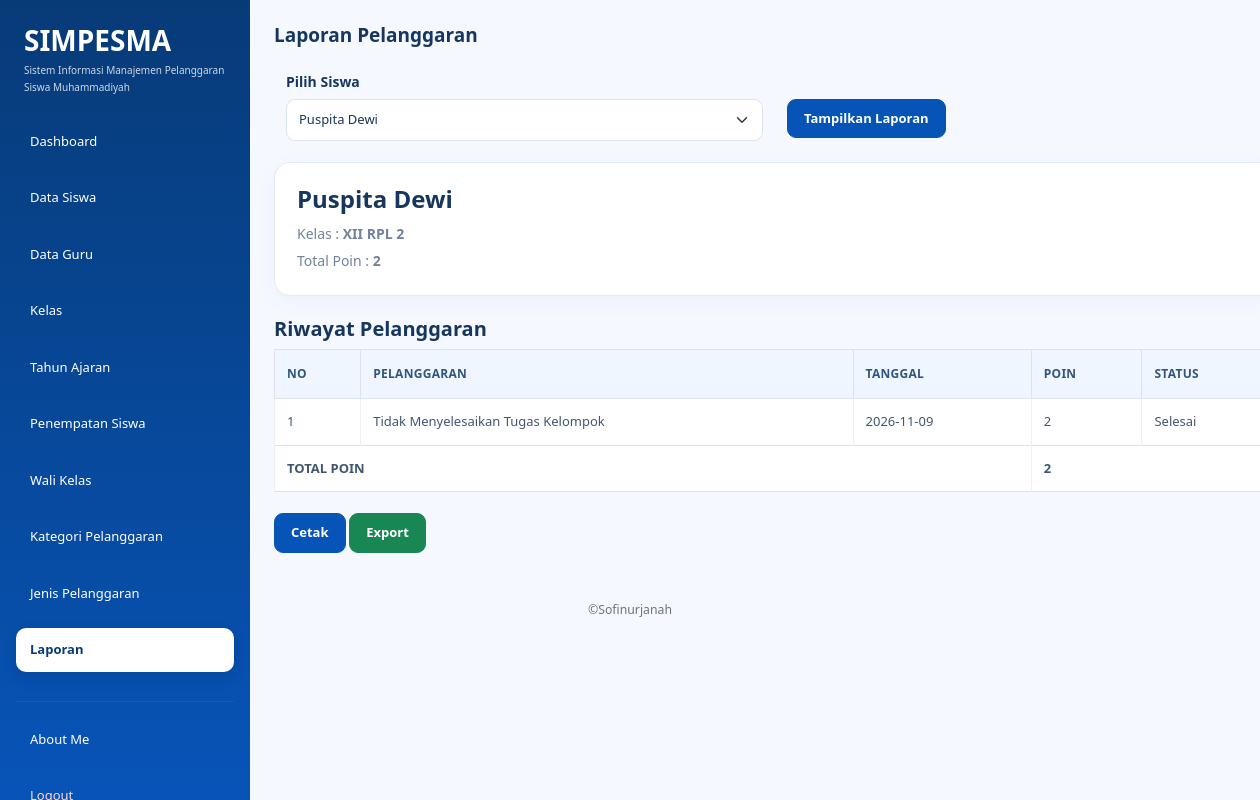
Page /laporan.php?siswa_id=14 (signed in) on the committed database.
### tables this page shows
CREATE TABLE `t_pelanggaran_siswa` (
  `id` int(11) NOT NULL,
  `tahun_ajaran_id` int(11) NOT NULL,
  `siswa_id` int(11) NOT NULL,
  `nama_siswa` varchar(150) NOT NULL,
  `kelas_id` int(11) NOT NULL,
  `nama_kelas` varchar(100) NOT NULL,
  `pelanggaran_id` int(11) NOT NULL,
  `nama_pelanggaran` varchar(150) NOT NULL,
  `pelanggaran_kategori_id` int(11) NOT NULL,
  `guru_id` int(11) NOT NULL,
  `nama_guru` varchar(150) NOT NULL,
  `tanggal` date NOT NULL,
  `keterangan` text NOT NULL,
  `poin` int(11) NOT NULL,
  `tindakan` text NOT NULL,
  `status` varchar(30) NOT NULL,
  `created_at` timestamp NOT NULL DEFAULT current_timestamp(),
  `updated_at` timestamp NOT NULL DEFAULT current_timestamp()
);

### laporan.php (the view, shortened to what this page needs)
<?php
include "config/koneksi.php";
$role = strtolower($_SESSION['role']);
$data_siswa = mysqli_query(
    $koneksi,
    "SELECT DISTINCT siswa_id, nama_siswa
     FROM t_pelanggaran_siswa
     ORDER BY nama_siswa ASC"
);
$siswa_id = isset($_GET['siswa_id']) ? $_GET['siswa_id'] : '';
$data_laporan = null;
if ($siswa_id != '') {
    $data_laporan = mysqli_query(
        $koneksi,
        "SELECT *
         FROM t_pelanggaran_siswa
         WHERE siswa_id = '$siswa_id'
         ORDER BY tanggal DESC"
    );
}
?>
<!DOCTYPE html>
<html>
<head>
    <link
        href="https://cdn.jsdelivr.net/npm/bootstrap@5.3.3/dist/css/bootstrap.min.css"
        rel="stylesheet">
    <link rel="stylesheet" href="style.css">
</head>
<body>
<div class="container-fluid">
    <div class="row">
        <div class="col-md-3 col-lg-2 min-vh-100 p-3"
             style="background-color: #30318B;">
            <div class="mb-4 px-2">
                <h3 class="text-white mb-1 fw-bold">
                    SIMPESMA
                </h3>
                <p class="text-white mb-0" style="font-size: 10px; line-height: 1.7; opacity: 0.8;">
                    Sistem Informasi Manajemen
                    Pelanggaran Siswa Muhammadiyah
                </p>
            </div>
            <ul class="nav nav-pills flex-column">
                <li class="nav-item mb-2">
                    <a href="dashboard.php"
                       class="nav-link text-white">
                        Dashboard
                    </a>
                </li>
                <?php if ($role == 'admin') { ?>
                    <li class="nav-item mb-2">
                        <a href="data_siswa.php"
                           class="nav-link text-white">
                            Data Siswa
                        </a>
                    </li>
                    <li class="nav-item mb-2">
                        <a href="data_guru.php"
                           class="nav-link text-white">
                            Data Guru
                        </a>
                    </li>
                    <li class="nav-item mb-2">
                        <a href="data_kelas.php"
                           class="nav-link text-white">
                            Kelas
                        </a>
                    </li>
                    <li class="nav-item mb-2">
                        <a href="data_tahun_ajaran.php"
                           class="nav-link text-white">
                            Tahun Ajaran
                        </a>
                    </li>
                    <li class="nav-item mb-2">
                        <a href="penempatan_siswa.php"
                           class="nav-link text-white">
                            Penempatan Siswa
                        </a>
                    </li>
                    <li class="nav-item mb-2">
                        <a href="wali_kelas.php"
                           class="nav-link text-white">
                            Wali Kelas
                        </a>
                    </li>
                    <li class="nav-item mb-2">
                        <a href="kategori_pelanggaran.php"
                           class="nav-link text-white">
                            Kategori Pelanggaran
                        </a>
                    </li>
                    <li class="nav-item mb-2">
                        <a href="jenis_pelanggaran.php"
                           class="nav-link text-white">
                            Jenis Pelanggaran
                        </a>
                    </li>
                    <li class="nav-item mb-2">
                        <a href="laporan.php"
                           class="nav-link active">
                            Laporan
                        </a>
                    </li>
                <?php } ?>
                <hr class="text-secondary">
                <li class="nav-item mb-2">
                    <a href="about_me.php"
                       class="nav-link text-white">
                        About Me
                    </a>
                </li>
                <li class="nav-item">
                    <a href="logout.php"
                       class="nav-link text-danger">
                    </a>
                </li>
            </ul>
        </div>
        <main class="col-md-9 col-lg-10 p-4">
            <div class="d-flex justify-content-between
                        align-items-center mb-4">
                <h3 class="fw-bold mb-0">
                    Laporan Pelanggaran
                </h3>
            </div>
            <form method="GET">
                <div class="row">
                    <div class="col-md-6">
                        <label class="form-label">
                            Pilih Siswa
                        </label>
                        <select
                            name="siswa_id"
                            class="form-select"
                            required>
                            <?php while ($siswa = mysqli_fetch_assoc($data_siswa)) { ?>
                                <option
                                    value="<?= $siswa['siswa_id']; ?>"
                                    <?= ($siswa_id == $siswa['siswa_id']) ? 'selected' : ''; ?>>
                                    <?= htmlspecialchars($siswa['nama_siswa']); ?>
                                </option>
                            <?php } ?>
                        </select>
                    </div>
                    <div class="col-md-6">
                        <label class="form-label">
                        </label>
                        <br>
                        <button
                            type="submit"
                            class="btn btn-primary">
                            Tampilkan Laporan
                        </button>
                    </div>
                </div>
            </form>
            <br>
            <?php if ($data_laporan != null) { ?>
                <?php
                $data_pertama = mysqli_fetch_assoc($data_laporan);
                if ($data_pertama) {
                ?>
                    <div class="card">
                        <div class="card-body">
                            <h4>
                                <?= htmlspecialchars($data_pertama['nama_siswa']); ?>
                            </h4>
                            <p class="mb-1">
                                Kelas :
                                <b>
                                    <?= htmlspecialchars($data_pertama['nama_kelas']); ?>
                                </b>
                            </p>
                            <p class="mb-0">
                                Total Poin :
                                <b>
                                    <?php
                                    $total_poin = $data_pertama['poin'];
                                    ?>
                                    <?= $total_poin; ?>
                                </b>
                            </p>
                        </div>
                    </div>
                    <br>
                    <h5>
                        Riwayat Pelanggaran
                    </h5>
                    <table class="table table-bordered">
                        <thead>
                            <tr>
                                <th>No</th>
                                <th>Pelanggaran</th>
                                <th>Tanggal</th>
                                <th>Poin</th>
                                <th>Status</th>
                            </tr>
                        </thead>
                        <tbody>
                            <?php
                            $no = 1;
                            $total_poin = $data_pertama['poin'];
                            ?>
                            <tr>
                                <td>
                                    <?= $no++; ?>
                                </td>
                                <td>
                                    <?= htmlspecialchars($data_pertama['nama_pelanggaran']); ?>
                                </td>
                                <td>
                                    <?= $data_pertama['tanggal']; ?>
                                </td>
                                <td>
                                    <?= $data_pertama['poin']; ?>
                                </td>
                                <td>
                                    <?= htmlspecialchars($data_pertama['status']); ?>
                                </td>
                            </tr>
                            <tr>
                                <td colspan="3">
                                    <b>TOTAL POIN</b>
                                </td>
                                <td colspan="2">
                                    <b><?= $total_poin; ?></b>
                                </td>
                            </tr>
                        </tbody>
                    </table>
                    <br>
                    <button
                        onclick="cetakLaporan()"
                        class="btn btn-primary">
                        Cetak
                    </button>
                    <button
                        onclick="exportCSV()"
                        class="btn btn-success">
                        Export
                    </button>
                <?php } ?>
            <?php } ?>
        </main>
        <p class="text-center text-secondary small mt-4">
            ©Sofinurjanah
        </p>
    </div>
</div>
</body>
</html>

### style.css (style rules this page uses)
:root { --primary: #0754b8; --primary-dark: #073b78; --primary-light: #eaf3ff; --background: #f5f9ff; --white: #ffffff; --text: #17365d; --muted: #71829a; --border: #e3ebf5; --success: #198754; --danger: #dc3545; --radius: 16px; }
* { box-sizing: border-box; }
body { margin: 0; font-family: "Segoe UI", Arial, sans-serif; background: var(--background); color: var(--text); font-size: 14px; }
h1, h2, h3, h4, h5 { color: var(--text); font-weight: 700; }
a { text-decoration: none; }
aside, .sidebar, .col-lg-2.min-vh-100, .col-md-3.col-lg-2.min-vh-100 { background: linear-gradient( 180deg, #073b78 0%, #0754b8 100% ) !important; }
.col-lg-2.min-vh-100, .col-md-3.col-lg-2.min-vh-100 { padding: 24px 16px !important; }
.nav-pills .nav-link { color: #dceaff; padding: 12px 14px; margin-bottom: 5px; border-radius: 10px; font-size: 13px; font-weight: 500; transition: all 0.2s ease; }
.nav-pills .nav-link.active { color: var(--primary-dark) !important; background: #ffffff !important; font-weight: 700; box-shadow: 0 5px 15px rgba(0, 20, 70, 0.12); }
.nav-pills .nav-link.text-danger { color: #ffd5d9 !important; }
hr { border-color: rgba(255, 255, 255, 0.25); }
main { min-width: 0; padding: 32px !important; }
main h3 { font-size: 19px; }
main p { color: var(--muted); line-height: 1.7; }
.container-fluid { padding-left: 0; padding-right: 0; }
.row { margin-right: 0; margin-left: 0; }
.card { border: 1px solid var(--border); border-radius: var(--radius); background: var(--white); box-shadow: 0 5px 22px rgba(22, 63, 115, 0.045); transition: box-shadow 0.2s ease, transform 0.2s ease; }
.card-body { padding: 22px; }
.btn { border-radius: 9px; padding: 9px 16px; font-weight: 600; font-size: 13px; transition: all 0.2s ease; }
.btn-primary { color: #fff; background: var(--primary); border-color: var(--primary); }
.btn-success { background: var(--success); border-color: var(--success); }
.form-label { color: var(--text); font-weight: 600; margin-bottom: 7px; }
.form-control, .form-select { min-height: 42px; border: 1px solid #d9e4f2; border-radius: 9px; background-color: #fff; color: var(--text); font-size: 13px; }
.table { margin-bottom: 0; vertical-align: middle; font-size: 13px; }
.table thead th, .table th { background: #f0f6ff; color: #31557f; font-size: 12px; font-weight: 700; text-transform: uppercase; letter-spacing: 0.3px; border-bottom: 1px solid #dce7f5; padding: 15px 12px; white-space: nowrap; }
.table tbody td { color: #415672; padding: 13px 12px; border-color: #edf1f7; }
@media (min-width: 768px) { .col-md-3.col-lg-2.min-vh-100, .col-lg-2.min-vh-100, aside.sidebar { position: fixed !important; top: 0; left: 0; bottom: 0; width: 250px; height: 100vh; overflow-y: auto; z-index: 1000; } }
@media (min-width: 768px) { main { margin-left: 250px; width: calc(100% - 250px); } }

### rows in the picture
t_pelanggaran_siswa: nama_siswa "Puspita Dewi", nama_kelas "XII RPL 2", poin "2", nama_pelanggaran "Tidak Menyelesaikan Tugas Kelompok", tanggal "2026-11-09", status "Selesai"

### other values in the picture
$no++ "1"
form field siswa_id "Puspita Dewi"
